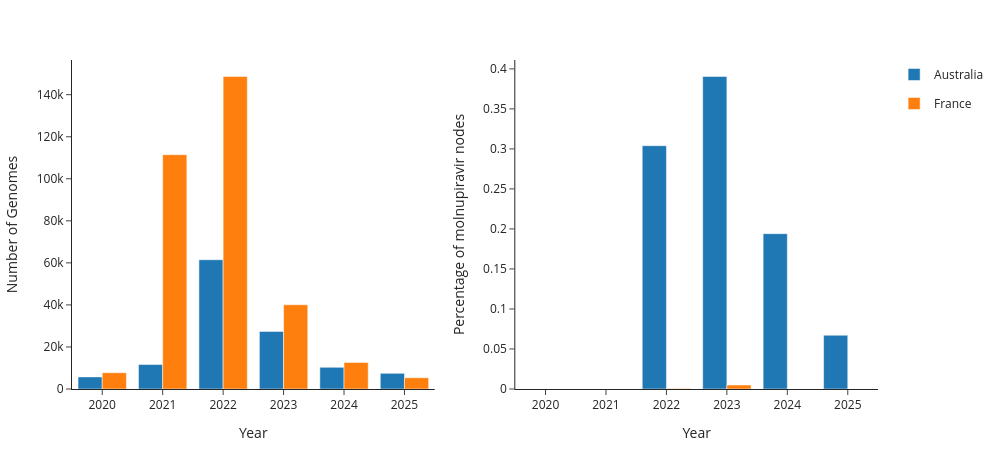

This figure's notebook cell:
### Code cell
from plotly.subplots import make_subplots
import plotly.graph_objects as go


# Plot figure 1A and B
# Figure1A: Number of sequenced genomes in Australia and France over the years
# Figure 1B : Number of molnupiravir nodes in both countries across the years using thresholds LLR>3 and context_llr>2
aus_df = df[df["country"] == "Australia"]
fra_df = df[df["country"] == "France"]
country_df = pd.concat([aus_df, fra_df], ignore_index=True)
years = [2020, 2021, 2022, 2023, 2024, 2025]

# Panel A - total genomes per year per country
aus_counts = aus_df["date"].value_counts().sort_index().reindex(years, fill_value=0)    
fra_counts = fra_df["date"].value_counts().sort_index().reindex(years, fill_value=0)

# Panel B - MOV nodes per year per country
rows = []
for year in years:
    df_yr = country_df[country_df["date"]==year]
    Mov_pred = (df_yr["LLR"] > 3) & (df_yr["sum_contexts"] > 2)
    rows.append({
        "year": year,
        "Australia_prop": Mov_pred[df_yr["country"]=="Australia"].sum()/len(df_yr[df_yr["country"]=="Australia"])*100,
        "France_prop": Mov_pred[df_yr["country"]=="France"].sum()/len(df_yr[df_yr["country"]=="France"])*100,
    })
prop_df = pd.DataFrame(rows)  

# Create subplots
fig = make_subplots(rows=1, cols=2)

# Add traces for panel A
fig.add_trace(go.Bar(x=years, y=aus_counts.values, name="Australia", marker_color='#1f77b4', legendgroup="aus"), row=1, col=1)
fig.add_trace(go.Bar(x=years, y=fra_counts.values, name="France", marker_color= '#ff7f0e', legendgroup="fra"), row=1, col=1)

# Add traces for panel B
fig.add_trace(go.Bar(x=prop_df["year"], y=prop_df["Australia_prop"], name="Australia", marker_color='#1f77b4', legendgroup="aus",showlegend=False), row=1, col=2)
fig.add_trace(go.Bar(x=prop_df["year"], y=prop_df["France_prop"], name="France", marker_color= '#ff7f0e', legendgroup="fra", showlegend=False), row=1, col=2)

# Update layout
fig.update_layout(barmode='group', width = 1000, height = 450, template = "simple_white", margin=dict(l=40, r=40, t=60, b=40))

fig.update_xaxes(title_text="Year", tickmode='linear', dtick=1)
fig.update_yaxes(title_text="Number of Genomes", row=1, col=1)
fig.update_yaxes(title_text="Percentage of molnupiravir nodes", row=1, col=2)
fig.show()

fig.write_image("/Users/reem/Mov/nextclade_results/molnupiravir_misc/Figures/Figure1_Aus_France.pdf")

### Figure 1 — Plotly figure (JSON) as saved in the notebook; plotly's stock layout.template omitted (floating-point values rounded to 4 significant figures)
{"data": [{"legendgroup": "aus", "marker": {"color": "#1f77b4"}, "name": "Australia", "type": "bar", "x": [2020, 2021, 2022, 2023, 2024, 2025], "xaxis": "x", "y": [5766, 11637, 61506, 27398, 10305, 7439], "yaxis": "y"}, {"legendgroup": "fra", "marker": {"color": "#ff7f0e"}, "name": "France", "type": "bar", "x": [2020, 2021, 2022, 2023, 2024, 2025], "xaxis": "x", "y": [7756, 111460, 148684, 40100, 12649, 5354], "yaxis": "y"}, {"legendgroup": "aus", "marker": {"color": "#1f77b4"}, "name": "Australia", "showlegend": false, "type": "bar", "x": [2020, 2021, 2022, 2023, 2024, 2025], "xaxis": "x2", "y": [0.0, 0.0, 0.304, 0.3905, 0.1941, 0.06721], "yaxis": "y2"}, {"legendgroup": "fra", "marker": {"color": "#ff7f0e"}, "name": "France", "showlegend": false, "type": "bar", "x": [2020, 2021, 2022, 2023, 2024, 2025], "xaxis": "x2", "y": [0.0, 0.0, 0.0006726, 0.004988, 0.0, 0.0], "yaxis": "y2"}], "layout": {"barmode": "group", "height": 450, "margin": {"b": 40, "l": 40, "r": 40, "t": 60}, "width": 1000, "xaxis": {"anchor": "y", "domain": [0, 0.45], "dtick": 1, "tickmode": "linear", "title": {"text": "Year"}}, "xaxis2": {"anchor": "y2", "domain": [0.55, 1], "dtick": 1, "tickmode": "linear", "title": {"text": "Year"}}, "yaxis": {"anchor": "x", "domain": [0, 1], "title": {"text": "Number of Genomes"}}, "yaxis2": {"anchor": "x2", "domain": [0, 1], "title": {"text": "Percentage of molnupiravir nodes"}}}}
